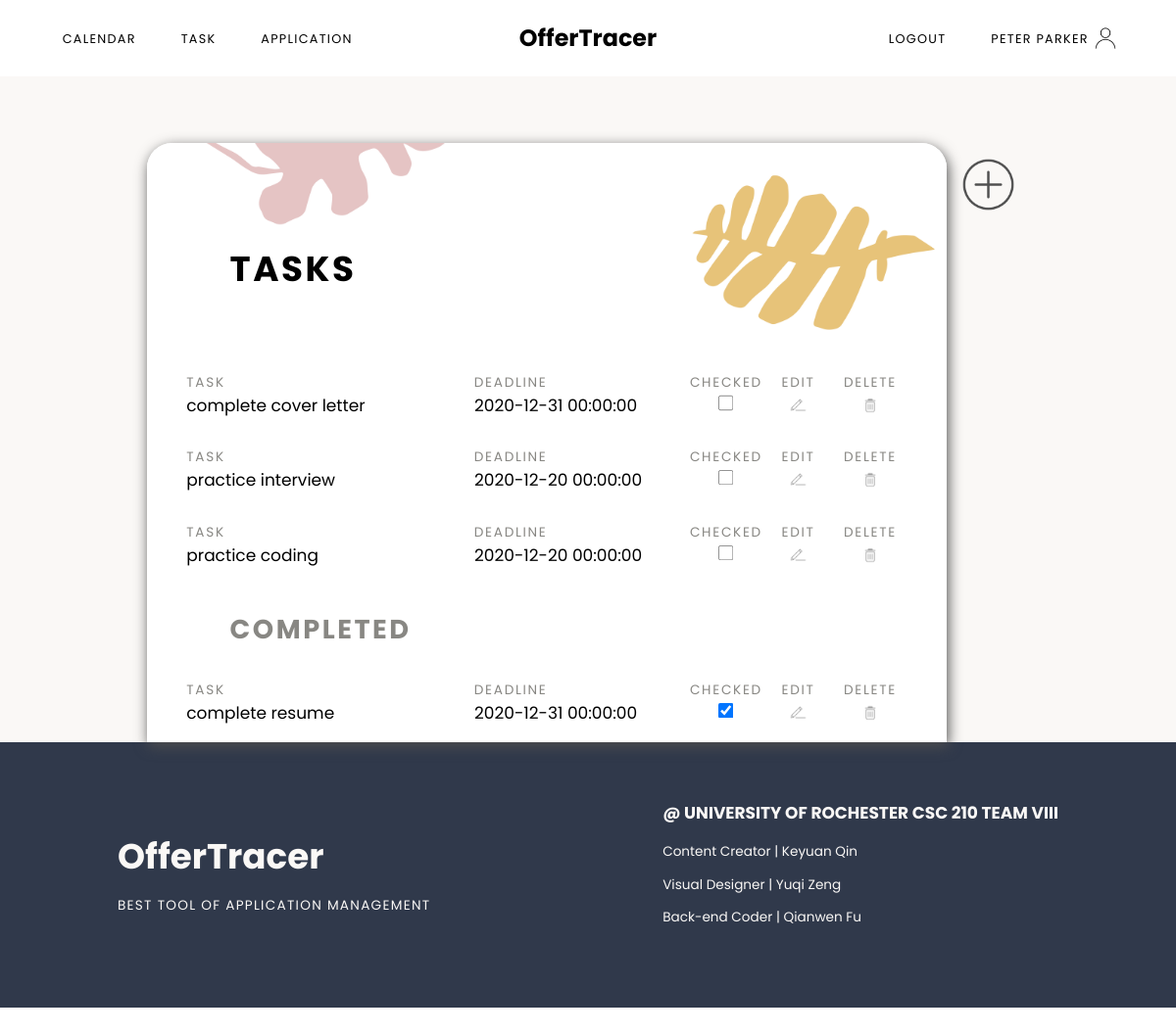
The app's page /task (signed in) with its own data.
### models.py (models this page shows, shortened)
class User(UserMixin, db.Model):
	id = db.Column(db.Integer, primary_key=True)
	email = db.Column(db.String(100), unique=True, nullable=False)
	password = db.Column(db.String(100), nullable=False)
	name = db.Column(db.String(100), nullable=False)
	jobs = db.relationship('Job', backref='author', lazy=True)
	tasks = db.relationship('Task', backref='author', lazy=True)

class Task(db.Model):
	id = db.Column(db.Integer, primary_key=True)
	item = db.Column(db.String(100), nullable=False) #title of this task
	notes = db.Column(db.Text)
	due = db.Column(db.DateTime)
	complete = db.Column(db.Boolean(False), nullable=False)
	job_id = db.Column(db.Integer, db.ForeignKey('job.id'))
	user_id = db.Column(db.Integer, db.ForeignKey('user.id'))

### main.py (the view, shortened to what this page needs)
@main.route('/task', methods=['GET','POST'])
@login_required
def task():
	tasks = []
	completed = []
	data = Task.query.filter_by(user_id=current_user.id)
	jobs = Job.query.filter_by(user_id=current_user.id)
	for stuff in data:
		if stuff.complete == False:
			tasks.append(stuff)
		else:
			completed.append(stuff)
	return render_template('task.html', name=current_user.name, tasks=tasks, completed=completed, jobs=jobs, id=current_user.id)

### app.py (called while the page is built)
@login_manager.user_loader
def load_user(user_id):
	return User.query.get(int(user_id))

### templates/task.html (shortened to what this page needs)
{% extends "baseLogged.html" %}
{% block content %}
<div class="taskContainer sectionContainer">
	<div class="todolist">
		<h1>Tasks</h1>
		<ul class="taskList">
			{% if tasks %}
				{% for task in tasks %}
				<li class="taskItem">
					<div class="taskItemTitle taskIteminner">
						<p>Task</p>
						<p>Deadline</p>
						<p class="complete">Checked</p>
						<p class="complete">Edit</p>
						<p class="complete">Delete</p>
					</div>
					<div class="taskItemRec taskIteminner">
						<p>{{task.item}}</p>
						<p>{{task.due}}</p>
						<p class="complete"><input type="checkbox" name="complete" onclick="window.location.href='{{url_for('main.complete', id = task.id)}}';" value="complete"></p>
						<button class="edit" onclick="window.location.href='{{url_for('main.task_update', task_id = task.id)}}';"></button>
						<button class="delete" onclick="window.location.href='{{url_for('main.task_delete', task_id = task.id)}}';"></button>
					</div>
				</li>
				{% endfor %}
			{% endif %}
		</ul>
		<h2>Completed</h2>
		<ul class="taskList">
			{% if completed %}
				{% for task in completed %}
				<li class="taskItem">
					<div class="taskItemTitle taskIteminner">
						<p>Task</p>
						<p>Deadline</p>
						<p class="complete">Checked</p>
						<p class="complete">Edit</p>
						<p class="complete">Delete</p>
					</div>
					<div class="taskItemRec taskIteminner">
						<p>{{task.item}}</p>
						<p>{{task.due}}</p>
						<p class="complete"><input type="checkbox" name="complete" onclick="window.location.href='{{url_for('main.incomplete', id = task.id)}}';" value="incomplete" checked></p>
						<button class="edit" onclick="window.location.href='{{url_for('main.task_update', task_id = task.id)}}';"></button>
						<button class="delete" onclick="window.location.href='{{url_for('main.task_delete', task_id = task.id)}}';"></button>
					</div>
				</li>
				{% endfor %}
			{% endif %}
		</ul>
	</div>
	<div class="addButton">
		<button id="myBtn"></button>
	</div>
</div>
{% endblock %}

### templates/baseLogged.html (shortened to what this page needs)
<!DOCTYPE html>
<html lang="en">
<head>
	<link rel="stylesheet" type="text/css" href="{{ url_for('static', filename='css/nav.css') }}">
	<link rel="stylesheet" type="text/css" href="{{ url_for('static', filename='css/styles.css') }}">
	<link rel="stylesheet" type="text/css" href="{{ url_for('static', filename='css/dashboard.css') }}">
	<link rel="stylesheet" type="text/css" href="{{ url_for('static', filename='css/calendar.css') }}">
  	<link rel="stylesheet" type="text/css" href="{{ url_for('static', filename='css/task.css') }}">
  	<link rel="stylesheet" type="text/css" href="{{ url_for('static', filename='css/app.css') }}">
  	<link rel="stylesheet" type="text/css" href="{{ url_for('static', filename='css/update.css') }}">
</head>
<body>
	{% if current_user.is_authenticated %}
	<nav class="main-menu auth">
		<div class="m1">
			<a href="{{url_for('main.calendar')}}">Calendar</a>
			<a href="{{url_for('main.task')}}">Task</a>
			<a href="{{url_for('main.job')}}">Application</a>
		</div>
		<div class="title">
			<a href="{{url_for('main.index')}}">OfferTracer</a>
		</div>
		<div class="m2">
			<a href="{{url_for('auth.logout')}}">Logout</a>
			<a href="{{url_for('main.dashboard')}}" class="accName">{{ name }}</a>
		</div>
	</nav>
	{% block content %}
	{% endblock %}
	<footer class="sectionContainer">
			<div class="content footerContent containAlignCenter">
				<div class="webName">
					<h3>OfferTracer</h3>
					<p>Best Tool of Application Management</p>
				</div>
				<div class="developer">
					<h3>@ University of Rochester CSC 210 TEAM VIII</h3>
					<p>Content Creator | Keyuan Qin</p>
					<p>Visual Designer | Yuqi Zeng</p>
					<p>Back-end Coder | Qianwen Fu</p>
				</div>
			</div>
	</footer>
	{% endif %}
</body>
</html>

### static/css/nav.css (style rules this page uses)
.main-menu { top: 0; width: 100%; display: grid; grid-template-columns: 1fr 1fr 1fr; padding-top: 25px; padding-bottom: 25px; }
.auth { background-color: white; }
.main-menu a { text-decoration: none; color:black; font-family: 'Poppins', sans-serif; }
.title { margin: 0 auto; align-self: center; text-align: center; }
.m1 { padding-left: 50px; padding-top: 11px; }
.m2 { padding-right: 40px; text-align: right; padding-top: 11px; }
.title a { font-size: 28px; font-weight: bolder; }
.m1 a, .m2 a { text-transform: uppercase; margin-left: 25px; margin-right: 25px; font-size: 15px; letter-spacing: 1.5px; }
.accName { background-image: url(../images/user.png); background-repeat: no-repeat; background-position: right; background-size: contain; padding-right: 40px; padding-top: 10px; padding-bottom: 10px; }

### static/css/styles.css (style rules this page uses)
html, body, .container { margin: 0; height: 100%; }
li { list-style: none; }
ul { padding-left: 0; }
.sectionContainer { margin: 0 auto; width: 100%; align-self: center; display: flex; flex-wrap: wrap; justify-content: center; }
.content { height: auto; max-width: 80%; font-family: 'Poppins', sans-serif; display: flex; align-items: center; }
.containAlignCenter { margin: 0 auto; align-self: center; display: flex; flex-wrap: wrap; justify-content: center; }
footer { background-color: #30394b; }
.footerContent { color: #faf8f6; margin-top: 50px; margin-bottom: 80px; width: 100%; justify-content: space-between; }
.webName h3 { font-size: 42px; margin-bottom: 0px; padding-bottom: 0; }
.webName p { text-transform: uppercase; letter-spacing: 1.5px; }
.developer h3 { text-transform: uppercase; font-size: 20px; }
@media (max-width: 1350px) { html { zoom: 90%; } }
@media (max-width: 1250px) { html { zoom: 85%; } }

### static/css/calendar.css (style rules this page uses)
*, *:before, *:after { -moz-box-sizing: border-box; -webkit-box-sizing: border-box; box-sizing: border-box; }

### static/css/task.css (style rules this page uses)
.taskContainer { background-color: #faf8f6; min-height: 90%; }
.todolist { border-top-left-radius: 30px; border-top-right-radius: 30px; width: 960px; margin-top: 80px; background-color: white; font-family: 'Poppins', sans-serif; -webkit-box-shadow: 2px 5px 16px 0px #4f4f4f, 5px 5px 15px 5px rgba(0,0,0,0); box-shadow: 2px 5px 16px 0px #4f4f4f, 5px 5px 15px 5px rgba(0,0,0,0); }
.addButton { margin-top: 80px; }
.addButton button { background-image: url(../images/addButton.png); background-repeat: no-repeat; background-position: center; background-size: contain; background-color: transparent; border: none; width: 100px; height: 100px; outline: none; cursor: pointer; }
.todolist h1 { border-top-left-radius: 30px; border-top-right-radius: 30px; margin-top: 0px; padding-top: 120px; padding-bottom: 50px; background-image: url(../images/taskback.png); background-repeat: no-repeat; background-position: 50% 90%; background-size: cover; padding-left: 100px; font-size: 42px; letter-spacing: 3px; text-transform: uppercase; }
.taskContainer h2 { margin-top: 30px; padding-left: 100px; font-size: 32px; letter-spacing: 3px; text-transform: uppercase; color: #888783; margin-bottom: 20px; }
.todolist ul { width: 90%; margin: 0 auto; }
.taskIteminner { display: grid; grid-template-columns: 2fr 1.5fr 0.5fr 0.5fr 0.5fr; }
.taskItemRec input { margin: 0 auto; height: 19px; width: 19px; }
.complete { text-align: center; }
.taskItemRec p { margin-top: 0; font-size: 20px; }
.taskItemTitle p { margin-bottom: 0; text-transform: uppercase; letter-spacing: 2px; color: #888783; }
.edit { margin: 0 auto; outline: none; border: none; background-color: transparent; width: 30px; background-image: url(../images/edit.png); background-repeat: no-repeat; background-position: top center; background-size: contain; cursor: pointer; }
.delete { margin: 0 auto; outline: none; border: none; background-color: transparent; width: 30px; background-image: url(../images/delete.png); background-repeat: no-repeat; background-position: top center; background-size: contain; cursor: pointer; }

### records on screen
User: name "PETER PARKER"
Task: item "complete cover letter", due "2020-12-31 00:00:00"
Task: item "practice interview", due "2020-12-20 00:00:00"
Task: item "practice coding", due "2020-12-20 00:00:00"
Task: item "complete resume", due "2020-12-31 00:00:00"
